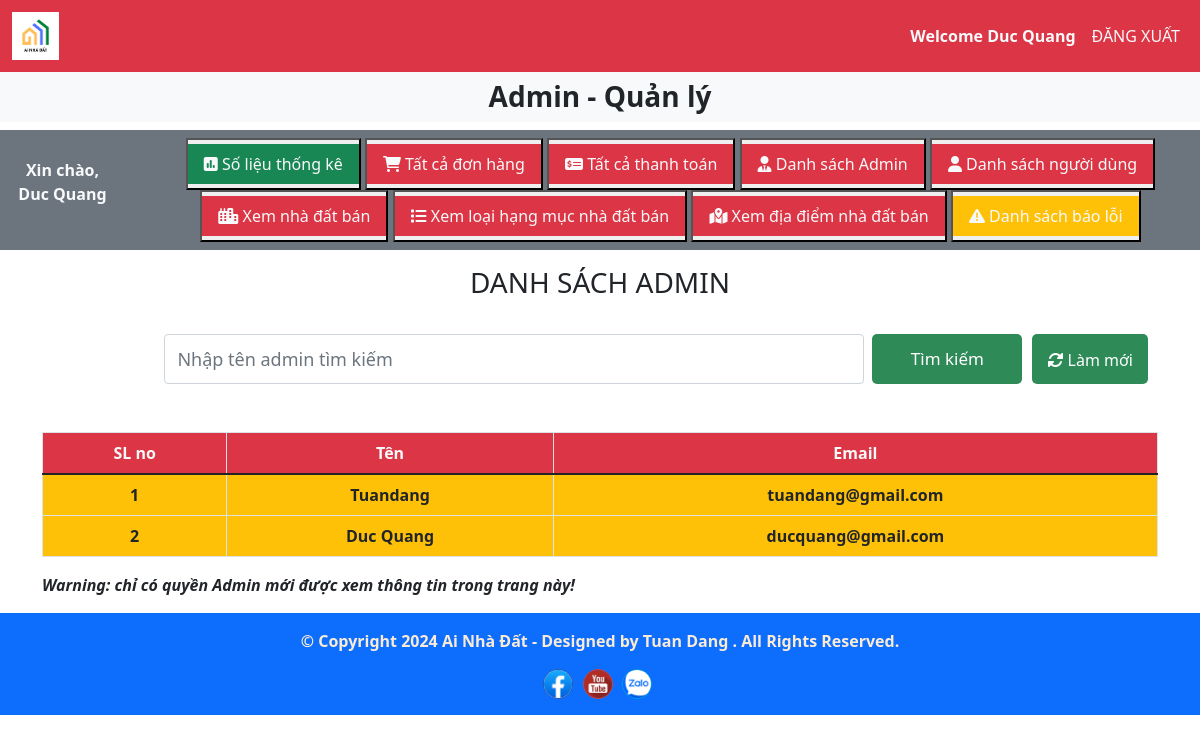
Page /admin_area/index.php?list_admins (signed in) on the committed database.
### tables this page shows
CREATE TABLE `admin_table` (
  `admin_id` int(11) NOT NULL,
  `admin_name` varchar(100) NOT NULL,
  `admin_email` varchar(200) NOT NULL,
  `admin_password` varchar(255) NOT NULL
);

### admin_area/list_admins.php (the view, shortened to what this page needs)
<h3 class="text-center">DANH SÁCH ADMIN</h3>
<div style="display: flex; justify-content: flex-end; margin-top: 35px;">
    <form action="../admin_area/search_admin.php" method="get" class="d-flex" style="margin-right: 10px;">
        <input style="width: 700px; font-size: 18px;" class="form-control me-2"
                type="search"
                placeholder="Nhập tên admin tìm kiếm"
                name="search_admin_name_data"
                aria-label="Search">
        <input style="
                    width: 150px;
                    font-size: 17px;
                    background-color: seagreen;
                    border: none;
                    border-radius: 5px;
                    color: white;
                    text-decoration: none;
                    "
                type="submit"
                value="Tìm kiếm"
                class="btn btn-outline-dark"
                name="search_data_admin_name">
    </form>
    <button class="btn-refresh-admin" type="button" id="refreshFilter" class="btn btn-secondary" style="margin-right: 10px;">
        <a style="text-decoration: none; color: white; font-size: 16px;" href='index.php?list_admins'>
            <i class="fas fa-sync-alt"></i> Làm mới
        </a>
    </button>
</div>
<table class="table table-bordered mt-5">
    <thead class="bg-danger text-light text-center">
        <tr>
            <th>SL no</th>
            <th>Tên</th>
            <th>Email</th>
        </tr>
    </thead>
<tbody class='bg-warning'>
<?php
$get_payments=
    "
        Select *
        from `admin_table`
    ";
$result=mysqli_query($connection,$get_payments);
$row_count=mysqli_num_rows($result);
if($row_count==0){
    echo "<h2 class='text-center text-danger mt-5'>Chưa có tài khoản Admin nào</h2>";
} else{
    $number=0;
    while($row_data=mysqli_fetch_assoc($result)){
        $admin_name=$row_data['admin_name'];
        $admin_email=$row_data['admin_email'];
        $number++;
?>
        <tr style='font-weight: 600;' class='text-center'>
                    <td><?php echo $number ?></td>
                    <td><?php echo $admin_name ?></td>
                    <td><?php echo $admin_email ?></td>
        </tr>
<?php
    }
}
?>
    </tbody>
</table>
<div style="font-weight: 700;">
<i>Warning: chỉ có quyền Admin mới được xem thông tin trong trang này!</i>
</div>

### style.css (style rules this page uses)
* { margin: 0; padding: 0; box-sizing: border-box; }

### admin_area/index.php (style rules this page uses)
body { overflow-x: hidden; }

### admin_area/list_admins.php (style rules this page uses)
.btn-refresh-admin { background-color: seagreen; border: none; padding: 10px 15px; border-radius: 5px; font-size: 20px; }

### rows in the picture
admin_table: admin_name "Tuandang", admin_email "tuandang@gmail.com"
admin_table: admin_name "Duc Quang", admin_email "ducquang@gmail.com"

### other values in the picture
$_SESSION['admin_name'] "Duc Quang"
